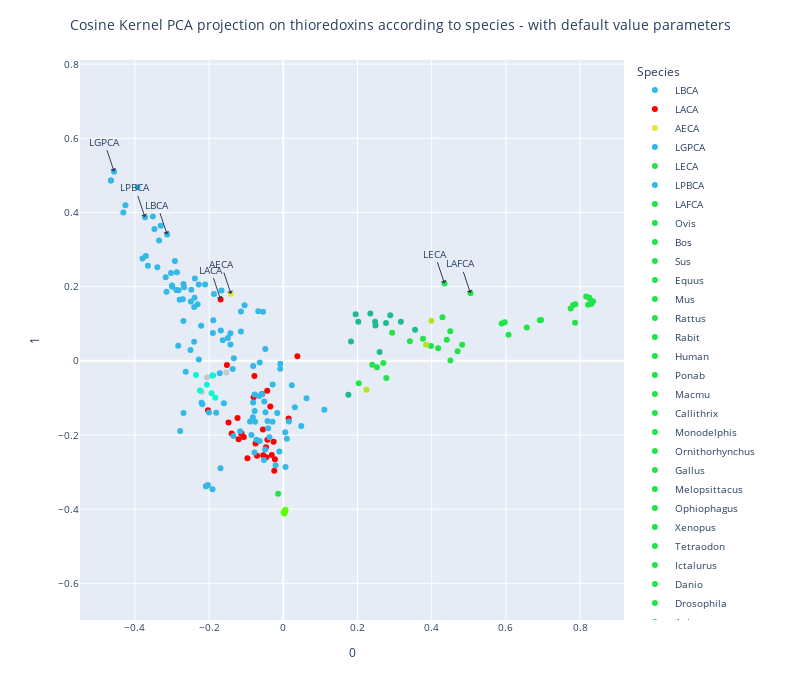

The notebook cell saved with this chart:
### Code cell
X_transformed = transformer.fit_transform(X_complet)
kpca_trace= plot_embedding_interactive_bis(array_emb = X_transformed, df_annot = thioredoxin_color, 
                               show_text = True,
                               labels_name = "Species", 
                               #second_labels_name = "proteins_id",
                               #labels_text = ['7', '8', '9', '12', '13', '15', '16', '19', '20', '21', '22', '23', '24', '25', '26'], # metazoa
                               #labels_text = ['49','50'], # amoebozoa
                               #labels_text = ['71', '72', '73', '74', '75'], # archaea halobacterial
                               #labels_text = ['27', '28', '29', '32', '33', '24'], # eukaryotic arthropoda
                               #labels_text = ['126', '127', '129', '130', '131', '168', '197'], # proteo-/actinobacteria
                               labels_text = ['LBCA', 'LACA', 'AECA', 'LGPCA', 'LECA', 'LPBCA', 'LAFCA'],
                               title = "Cosine Kernel PCA projection on thioredoxins according to species - with default value parameters",
                               color_palette = trx_palette) 

kpca_trace.show()
